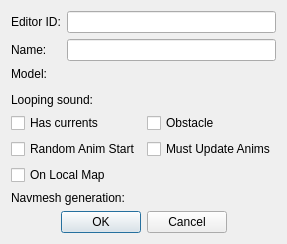
<?xml version="1.0" encoding="UTF-8"?>
<ui version="4.0">
 <class>FormDialogMovableStatic</class>
 <widget class="QDialog" name="FormDialogMovableStatic">
  <property name="windowTitle">
   <string>MovableStatic</string>
  </property>
  <layout class="QVBoxLayout" name="verticalLayout">
   <item>
    <layout class="QGridLayout" name="gridLayout">
     <item row="0" column="1">
      <widget class="QLineEdit" name="editorID"/>
     </item>
     <item row="2" column="0">
      <widget class="QLabel" name="label_3">
       <property name="text">
        <string>Model:</string>
       </property>
       <property name="buddy">
        <cstring>model</cstring>
       </property>
      </widget>
     </item>
     <item row="1" column="1">
      <widget class="QLineEdit" name="name"/>
     </item>
     <item row="1" column="0">
      <widget class="QLabel" name="label_2">
       <property name="text">
        <string>Name:</string>
       </property>
       <property name="buddy">
        <cstring>name</cstring>
       </property>
      </widget>
     </item>
     <item row="0" column="0">
      <widget class="QLabel" name="label">
       <property name="text">
        <string>Editor ID:</string>
       </property>
       <property name="buddy">
        <cstring>editorID</cstring>
       </property>
      </widget>
     </item>
     <item row="2" column="1">
      <widget class="DKFormNIFPicker" name="model"/>
     </item>
     <item row="3" column="0" colspan="2">
      <widget class="DKFormDestructionDataButton" name="destructionData"/>
     </item>
    </layout>
   </item>
   <item>
    <layout class="QGridLayout" name="gridLayout_2">
     <item row="2" column="0">
      <widget class="QLabel" name="label_5">
       <property name="text">
        <string>Navmesh generation:</string>
       </property>
       <property name="buddy">
        <cstring>navmeshGeneration</cstring>
       </property>
      </widget>
     </item>
     <item row="2" column="1">
      <widget class="DKNavmeshGenerationImportOptionPicker" name="navmeshGeneration"/>
     </item>
     <item row="0" column="0">
      <widget class="QLabel" name="label_4">
       <property name="text">
        <string>Looping sound:</string>
       </property>
       <property name="buddy">
        <cstring>loopSound</cstring>
       </property>
      </widget>
     </item>
     <item row="0" column="1">
      <widget class="DKFormPicker" name="loopSound"/>
     </item>
     <item row="1" column="0" colspan="2">
      <layout class="QGridLayout" name="flagsLayout">
       <item row="0" column="1">
        <widget class="QCheckBox" name="flagObstacle">
         <property name="text">
          <string>Obstacle</string>
         </property>
        </widget>
       </item>
       <item row="1" column="0">
        <widget class="QCheckBox" name="flagRandomAnimStart">
         <property name="text">
          <string>Random Anim Start</string>
         </property>
        </widget>
       </item>
       <item row="0" column="0">
        <widget class="QCheckBox" name="flagHasCurrents">
         <property name="text">
          <string>Has currents</string>
         </property>
        </widget>
       </item>
       <item row="1" column="1">
        <widget class="QCheckBox" name="flagMustUpdateAnims">
         <property name="text">
          <string>Must Update Anims</string>
         </property>
        </widget>
       </item>
       <item row="2" column="0">
        <widget class="QCheckBox" name="flagOnLocalMap">
         <property name="text">
          <string>On Local Map</string>
         </property>
        </widget>
       </item>
      </layout>
     </item>
    </layout>
   </item>
   <item>
    <layout class="QHBoxLayout" name="horizontalLayout">
     <item>
      <spacer name="horizontalSpacer">
       <property name="orientation">
        <enum>Qt::Horizontal</enum>
       </property>
       <property name="sizeHint" stdset="0">
        <size>
         <width>40</width>
         <height>20</height>
        </size>
       </property>
      </spacer>
     </item>
     <item>
      <widget class="QPushButton" name="buttonOK">
       <property name="text">
        <string>OK</string>
       </property>
      </widget>
     </item>
     <item>
      <widget class="QPushButton" name="buttonCancel">
       <property name="text">
        <string>Cancel</string>
       </property>
      </widget>
     </item>
     <item>
      <spacer name="horizontalSpacer_2">
       <property name="orientation">
        <enum>Qt::Horizontal</enum>
       </property>
       <property name="sizeHint" stdset="0">
        <size>
         <width>40</width>
         <height>20</height>
        </size>
       </property>
      </spacer>
     </item>
    </layout>
   </item>
  </layout>
 </widget>
 <customwidgets>
  <customwidget>
   <class>DKFormPicker</class>
   <extends>QWidget</extends>
   <header>widgets/DKFormPicker.h</header>
  </customwidget>
  <customwidget>
   <class>DKFormDestructionDataButton</class>
   <extends>QWidget</extends>
   <header>widgets/DKFormDestructionDataButton.h</header>
  </customwidget>
  <customwidget>
   <class>DKNavmeshGenerationImportOptionPicker</class>
   <extends>QWidget</extends>
   <header>widgets/DKNavmeshGenerationImportOptionPicker.h</header>
  </customwidget>
  <customwidget>
   <class>DKFormNIFPicker</class>
   <extends>QWidget</extends>
   <header>widgets/DKFormNIFPicker.h</header>
  </customwidget>
 </customwidgets>
 <tabstops>
  <tabstop>editorID</tabstop>
  <tabstop>name</tabstop>
  <tabstop>model</tabstop>
  <tabstop>destructionData</tabstop>
  <tabstop>loopSound</tabstop>
  <tabstop>flagHasCurrents</tabstop>
  <tabstop>flagObstacle</tabstop>
  <tabstop>flagRandomAnimStart</tabstop>
  <tabstop>flagMustUpdateAnims</tabstop>
  <tabstop>flagOnLocalMap</tabstop>
  <tabstop>navmeshGeneration</tabstop>
  <tabstop>buttonOK</tabstop>
  <tabstop>buttonCancel</tabstop>
 </tabstops>
 <resources/>
 <connections/>
</ui>
